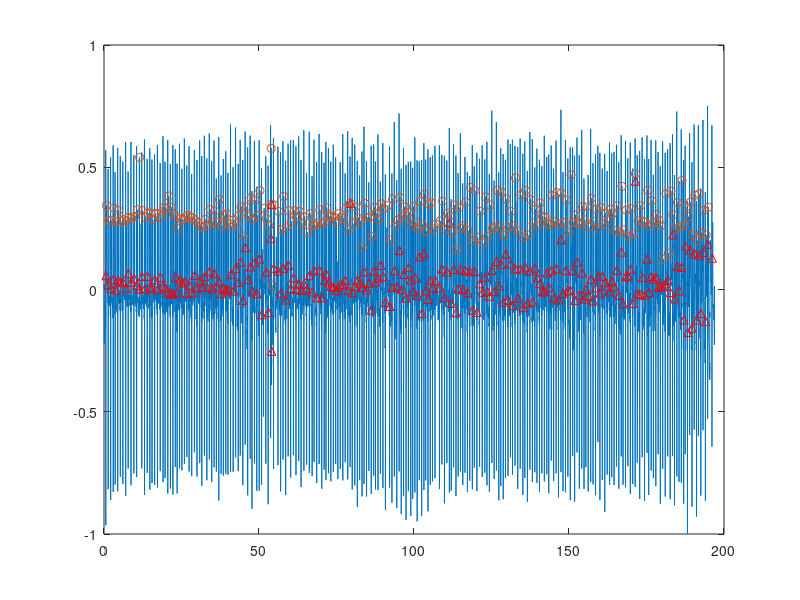

This chart was generated by the following MATLAB code:
close all;
clear all;
load('QuangHuy_140416_ECG.mat');
d=data11';
t=[0:length(d)-1]/200;

%% filter baseline%%%%%%%%%%%%%%%%%%%%%%%%%%%%%%%%%%%%%%%%%%%%%%%%%%%%%%%%%
[a b]=butter(7,[0.5 40]/100);
c = filtfilt(a,b,d);
c=c/max(abs(c));
c=c-mean(c);

%% bandpass filter %%%%%%%%%%%%%%%%%%%%%%%%%%%%%%%%%%%%%%%%%%%%%%%%%%%%%%%%

%LPF
b=[1 0 0 0 0 0 -2 0 0 0 0 0 1];
a=[1 -2 1];
h_LP=filter(b,a,[1 zeros(1,12)]);

x2 = conv (c ,h_LP);
x2 = x2 (6+[1: length(d)]); %cancle delay
x2 = x2/ max( abs(x2 ));

%HPF
b = [-1 0 0 0 0 0 0 0 0 0 0 0 0 0 0 0 32 -32 0 0 0 0 0 0 0 0 0 0 0 0 0 0 1];
a = [1 -1];

h_HP=filter(b,a,[1 zeros(1,32)]); % impulse response of HPF
 
x3 = conv (x2 ,h_HP);
x3 = x3 (16+[1: length(d)]); %cancle delay
x3 = x3/ max( abs(x3 ));
        
%% Make impulse response %%%%%%%%%%%%%%%%%%%%%%%%%%%%%%%%%%%%%%%%%%%%%%%%%%
h = [-1 -2 0 2 1]/8;

% Apply filter
x4 = conv (x3 ,h);
x4 = x4 (2+[1: length(d)]);
x4 = x4/ max( abs(x4 ));

%% Squaring %%%%%%%%%%%%%%%%%%%%%%%%%%%%%%%%%%%%%%%%%%%%%%%%%%%%%%%%%%%%%%%
x5 = x4 .^2;
x5 = x5/ max( abs(x5 ));

%% Make impulse response %%%%%%%%%%%%%%%%%%%%%%%%%%%%%%%%%%%%%%%%%%%%%%%%%%
h = ones (1 ,31)/31;

% Apply filter
x6 = conv (x5 ,h);
x6 = x6 (15+[1: length(d)]);
x6 = x6/ max( abs(x6 ));

max_h = max(x6);
thresh = mean (x6 );
baseline=thresh*max_h;
poss_reg =(x6>baseline);

left = find(diff([0 poss_reg])==1);
right = find(diff([poss_reg 0])==-1);

for i=1:length(left)
    
    %detect R peak
    [R_value(i) R_loc(i)] = max( c(left(i):right(i)) );
    R_loc(i) = R_loc(i)-1+left(i); 
    
    %detectQ peak
    [Q_value(i) Q_loc(i)] = min( c(left(i):R_loc(i)) );
    Q_loc(i) = Q_loc(i)-1+left(i); 

    %detect S peak
    [S_value(i) S_loc(i)] = min( c(left(i):right(i)) );
    S_loc(i) = S_loc(i)-1+left(i); 
    
    %detect T peak
    if i>1
        [T_value(i-1) T_loc(i-1)] = max(c(S_loc(i-1):Q_loc(i)));
        T_loc(i-1)=T_loc(i-1)+19+left(i-1);
    end 
    
    %detect J point
    J_loc(i)=right(i);          %J point is the end of QRS offset
    J_value(i)=c(J_loc(i));
end
    
%% there is no selective wave %%%%%%%%%%%%%%%%%%%%%%%%%%%%%%%%%%%%%%%%%%%%%
Q_loc=Q_loc(find(Q_loc~=0));
R_loc=R_loc(find(R_loc~=0));
S_loc=S_loc(find(S_loc~=0));

%% plot figure
figure
plot (t(1:length(c)),c);
hold on;
plot(t(T_loc),T_value, 'o',t(J_loc),J_value, 'r^');

%% clear some veriable
clear -regexp data x
clear a b baseline d h h_HP h_LP max_h t thresh 

